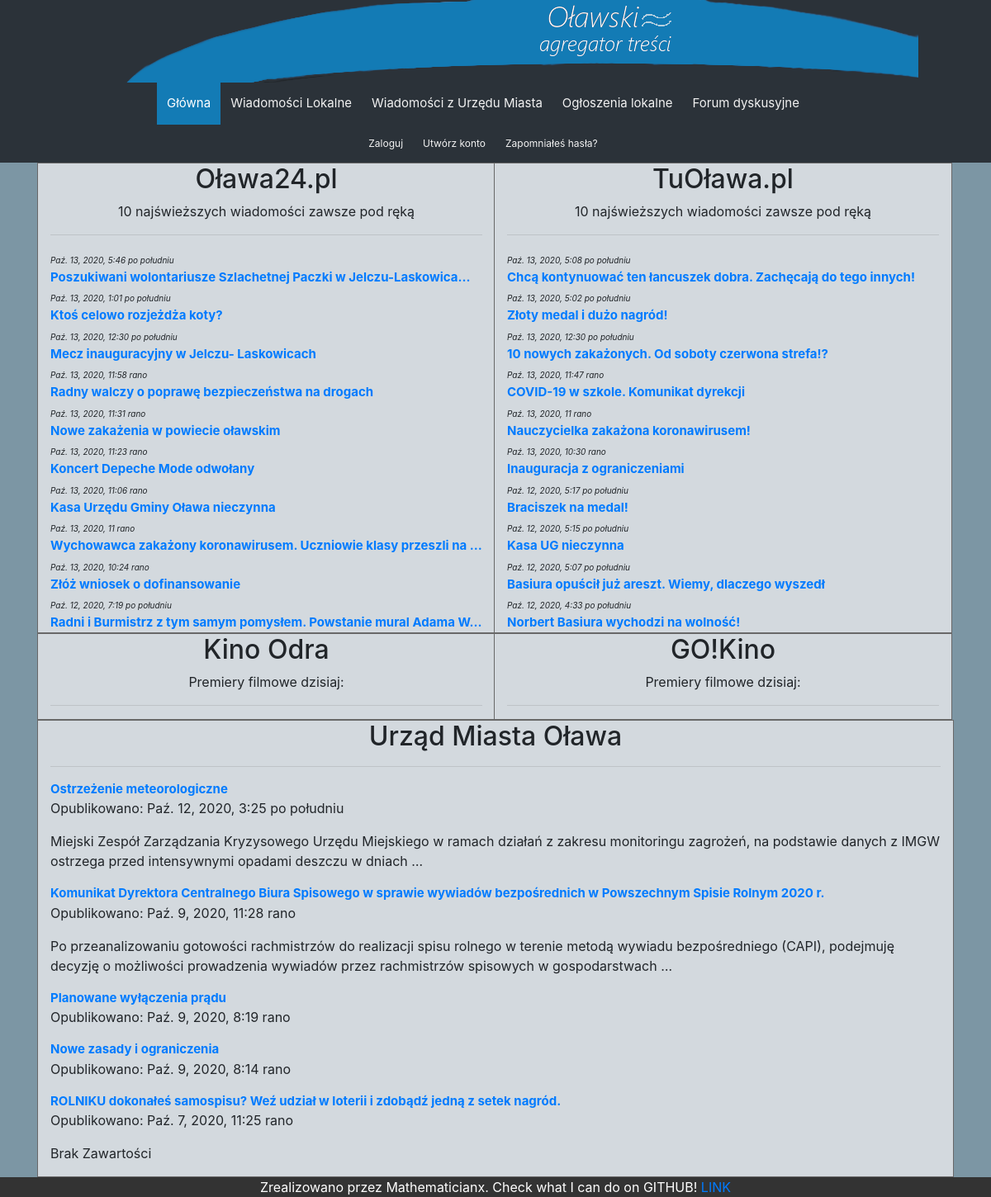
The page / on the database its author committed.
### homepage/models.py (models this page shows, shortened)
class News(models.Model):
    STATUS_olawa24 = 'olawa24'
    STATUS_tuolawa = 'tuolawa'
    STATUS_umolawa = 'umolawa'
    STATUS_CHOICES = (
        (STATUS_olawa24, 'Oława24'),
        (STATUS_tuolawa, 'TuOława'),
        (STATUS_umolawa, 'UMOława')
    )
    title = models.CharField(max_length=250, unique_for_month=True)
    link = models.URLField()
    which_site = models.CharField(choices=STATUS_CHOICES, default='tuolawa', max_length=10)
    date_of_publication = models.DateTimeField()
    content = models.TextField(max_length=1000)
    class Meta:
        verbose_name_plural = "news"

### homepage/views.py (the view)
# urls.py: path('', views.index, name='index'),
def index(request):
    kino_odra_movies = Movie.objects.filter(which_site='kino_odra').filter(day_of_spectacle=timezone.now().replace(hour=0, minute=0, second=0, microsecond=0))
    kino_odra_spectacles = {}
    for one_movie in kino_odra_movies:
        dates2 = []
        for c in one_movie.all_spectacles.all():
            dates2.append(c.date.strftime('%H:%M'))
        kino_odra_spectacles[one_movie] = dates2
    gokino_movies = Movie.objects.filter(which_site='gokino').filter(day_of_spectacle=timezone.now().replace(hour=0, minute=0, second=0, microsecond=0))
    gokino_spectacles = {}
    for one_movie in gokino_movies:
        dates1 = []
        for d in one_movie.all_spectacles.all():
            dates1.append(d.date.strftime('%H:%M'))
        gokino_spectacles[one_movie] = dates1
    olawa24_news = News.objects.filter(which_site='olawa24').order_by('-date_of_publication')[:10]
    tuolawa_news = News.objects.filter(which_site='tuolawa').order_by('-date_of_publication')[:10]
    umolawa_news = News.objects.filter(which_site='umolawa').order_by('-date_of_publication')[:5]
    return render(request, 'homepage/index.html', {'olawa24_news': olawa24_news,
                                                        'tuolawa_news': tuolawa_news,
                                                        'kino_odra_movies': kino_odra_spectacles,
                                                        'gokino_movies': gokino_spectacles,
                                                        'umolawa_news': umolawa_news,
                                                        })

### homepage/templates/homepage/index.html (shortened to what this page needs)
{% extends "homepage/base.html" %}
{% block content %}
<div class="container">
    <div class="row">
        <div class="col-6">
            <div class="col-12-center">
                <h2>Oława24.pl</h2>
                <p>10 najświeższych wiadomości zawsze pod ręką</p>
            </div>
            <hr>
                {% for news in olawa24_news %}
                    <p class="container-date" style="font-size:10px">{{ news.date_of_publication }}</a></p>
                    <p class="title-news" style="font-size:15px"><a href={{ news.link }}>{{ news.title|truncatechars:65  }}</a></p>
                {% endfor %}
        </div>
        <div class="col-6">
            <div class="col-12-center">
                <h2>TuOława.pl</h2>
                <p>10 najświeższych wiadomości zawsze pod ręką</p>
            </div>
            <hr>
            {% for news in tuolawa_news %}
                  <p class="container-date" style="font-size:10px">{{ news.date_of_publication }}</a></p>
                  <p class="title-news" style="font-size:15px"><a href={{ news.link }}>{{ news.title|truncatechars:65  }}</a></p>
          {% endfor %}
        </div>
    </div>
</div>
{% endblock %}
{% block premieres %}
<div class="container">
    <div class="row">
        <div class="col-6">
            <div class="col-12-center">
                <h2>Kino Odra</h2>
                <p>Premiery filmowe dzisiaj:</p>
            </div>
            <hr>
        </div>
        <div class="col-6">
            <div class="col-12-center">
                <h2>GO!Kino</h2>
                <p>Premiery filmowe dzisiaj:</p>
            </div>
            <hr>
        </div>
    </div>
</div>
{% endblock %}
{% block cityhall_news %}
<div class="container">
    <div class="row">
        <div class="col-12">
            <div class="col-12-center"><h2>Urząd Miasta Oława</h2></div>
            <hr>
            {% for news in umolawa_news %}
              <p class="title-news"><a href={{ news.link }}>{{ news.title }}</a></p>
              <p class="date_cont">Opublikowano: {{ news.date_of_publication }}</p>
              <p>{{ news.content|truncatewords:25 }}</p>
            {% endfor %}
        </div>
    </div>
</div>
{% endblock %}

### homepage/static/css/homepage.css (style rules this page uses)
body { background-color: #7c96a4; }
.container { display: flex; flex-direction: column; justify-content: center; align-items: center; }
.row { width:100%; display: flex; }
.col-6 { width: 50%; background-color: #d3d9de; border: 1px solid #686868; margin-right: -2px; }
.col-12 { width: 100%; background-color: #d3d9de; border: 1px solid #686868; }
.col-12-center { width: 100%; text-align: center; background-color: #d3d9de; }
.title-news { font-size: 15px; font-weight: bold; margin-bottom: 0px; }
.container-date { font-size: 12px; font-style: italic; display: inline; margin-bottom: 0px; }

### rows shown on the page
News: date_of_publication "Paź. 13, 2020, 5:46 po południu", title "Poszukiwani wolontariusze Szlachetnej Paczki w Jelczu-Laskowica…"
News: date_of_publication "Paź. 13, 2020, 1:01 po południu", title "Ktoś celowo rozjeżdża koty?"
News: date_of_publication "Paź. 13, 2020, 12:30 po południu", title "Mecz inauguracyjny w Jelczu- Laskowicach"
News: date_of_publication "Paź. 13, 2020, 11:58 rano", title "Radny walczy o poprawę bezpieczeństwa na drogach"
News: date_of_publication "Paź. 13, 2020, 11:31 rano", title "Nowe zakażenia w powiecie oławskim"
News: date_of_publication "Paź. 13, 2020, 11:23 rano", title "Koncert Depeche Mode odwołany"
News: date_of_publication "Paź. 13, 2020, 11:06 rano", title "Kasa Urzędu Gminy Oława nieczynna"
News: date_of_publication "Paź. 13, 2020, 11 rano", title "Wychowawca zakażony koronawirusem. Uczniowie klasy przeszli na …"
News: date_of_publication "Paź. 13, 2020, 10:24 rano", title "Złóż wniosek o dofinansowanie"
News: date_of_publication "Paź. 12, 2020, 7:19 po południu", title "Radni i Burmistrz z tym samym pomysłem. Powstanie mural Adama W…"
News: date_of_publication "Paź. 13, 2020, 5:08 po południu", title "Chcą kontynuować ten łancuszek dobra. Zachęcają do tego innych!"
News: date_of_publication "Paź. 13, 2020, 5:02 po południu", title "Złoty medal i dużo nagród!"
News: date_of_publication "Paź. 13, 2020, 12:30 po południu", title "10 nowych zakażonych. Od soboty czerwona strefa!?"
News: date_of_publication "Paź. 13, 2020, 11:47 rano", title "COVID-19 w szkole. Komunikat dyrekcji"
News: date_of_publication "Paź. 13, 2020, 11 rano", title "Nauczycielka zakażona koronawirusem!"
News: date_of_publication "Paź. 13, 2020, 10:30 rano", title "Inauguracja z ograniczeniami"
News: date_of_publication "Paź. 12, 2020, 5:17 po południu", title "Braciszek na medal!"
News: date_of_publication "Paź. 12, 2020, 5:15 po południu", title "Kasa UG nieczynna"
News: date_of_publication "Paź. 12, 2020, 5:07 po południu", title "Basiura opuścił już areszt. Wiemy, dlaczego wyszedł"
News: date_of_publication "Paź. 12, 2020, 4:33 po południu", title "Norbert Basiura wychodzi na wolność!"
News: title "Ostrzeżenie meteorologiczne", date_of_publication "Paź. 12, 2020, 3:25 po południu", content "Miejski Zespół Zarządzania Kryzysowego Urzędu Miejskiego w ramach działań z zakresu monitoringu zagrożeń, na podstawie danych z IMGW ostrzega przed intensywnymi opadami deszczu w dniach …"
News: title "Komunikat Dyrektora Centralnego Biura Spisowego w sprawie wywiadów bezpośrednich w Powszechnym Spisie Rolnym 2020 r.", date_of_publication "Paź. 9, 2020, 11:28 rano", content "Po przeanalizowaniu gotowości rachmistrzów do realizacji spisu rolnego w terenie metodą wywiadu bezpośredniego (CAPI), podejmuję decyzję o możliwości prowadzenia wywiadów przez rachmistrzów spisowych w gospodarstwach …"
News: title "Planowane wyłączenia prądu", date_of_publication "Paź. 9, 2020, 8:19 rano"
News: title "Nowe zasady i ograniczenia", date_of_publication "Paź. 9, 2020, 8:14 rano"
News: title "ROLNIKU dokonałeś samospisu? Weź udział w loterii i zdobądź jedną z setek nagród.", date_of_publication "Paź. 7, 2020, 11:25 rano", content "Brak Zawartości"
